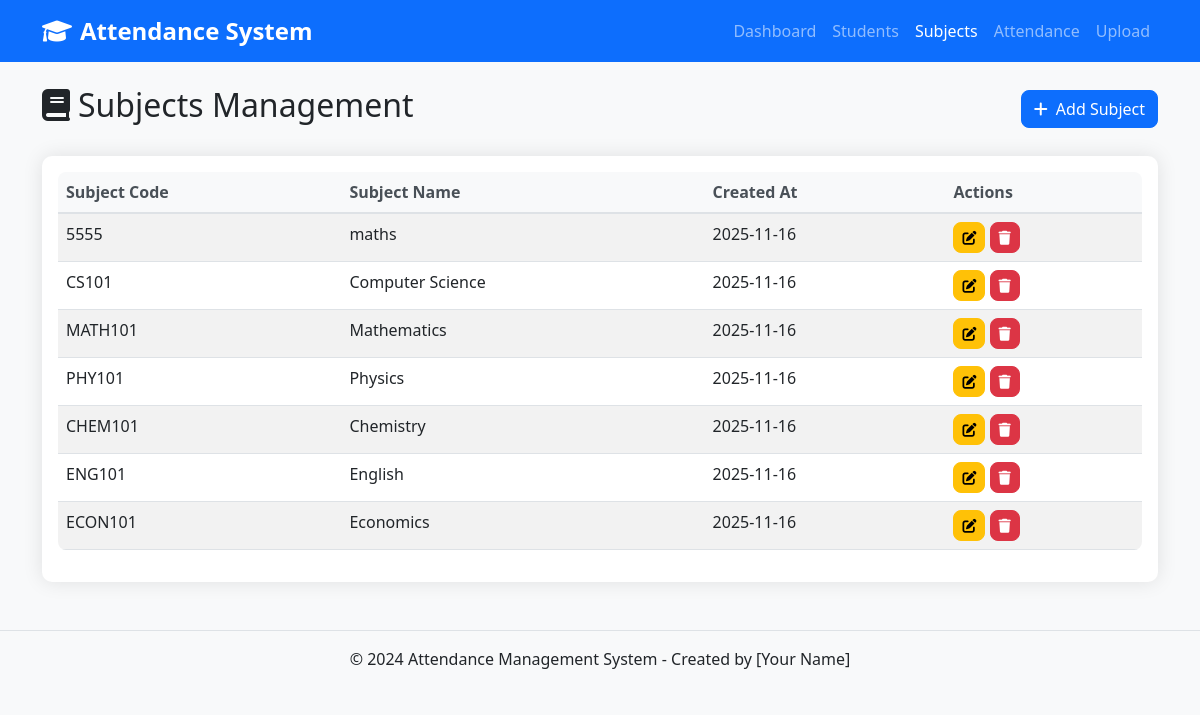
Page /subjects on the committed database.
### app.py (models this page shows, shortened)
class Subject(db.Model):
    id = db.Column(db.Integer, primary_key=True)
    code = db.Column(db.String(10), unique=True, nullable=False)
    name = db.Column(db.String(100), nullable=False)
    created_at = db.Column(db.DateTime, default=datetime.utcnow)

### app.py (the view)
@app.route('/subjects')
def subjects():
    subjects = Subject.query.all()
    return render_template('subjects.html', subjects=subjects)

### templates/subjects.html (shortened to what this page needs)
{% extends "base.html" %}
{% block content %}
<div class="row">
    <div class="col-12">
        <div class="d-flex justify-content-between align-items-center mb-4">
            <h2><i class="fas fa-book me-2"></i>Subjects Management</h2>
            <button class="btn btn-primary" data-bs-toggle="modal" data-bs-target="#subjectModal">
                <i class="fas fa-plus me-2"></i>Add Subject
            </button>
        </div>
    </div>
</div>
<div class="card">
    <div class="card-body">
        <div class="table-responsive">
            <table class="table table-striped">
                <thead>
                    <tr>
                        <th>Subject Code</th>
                        <th>Subject Name</th>
                        <th>Created At</th>
                        <th>Actions</th>
                    </tr>
                </thead>
                <tbody>
                    {% for subject in subjects %}
                    <tr>
                        <td>{{ subject.code }}</td>
                        <td>{{ subject.name }}</td>
                        <td>{{ subject.created_at.strftime('%Y-%m-%d') }}</td>
                        <td>
                            <button class="btn btn-sm btn-warning" onclick="editSubject({{ subject.id }}, '{{ subject.code }}', '{{ subject.name }}')">
                                <i class="fas fa-edit"></i>
                            </button>
                            <button class="btn btn-sm btn-danger" onclick="deleteSubject({{ subject.id }})">
                                <i class="fas fa-trash"></i>
                            </button>
                        </td>
                    </tr>
                    {% endfor %}
                </tbody>
            </table>
        </div>
    </div>
</div>
{% endblock %}

### static/css/style.css (style rules this page uses)
:root { --primary-color: #007bff; --secondary-color: #6c757d; --success-color: #28a745; --danger-color: #dc3545; --warning-color: #ffc107; --info-color: #17a2b8; }
body { background-color: #f8f9fa; font-family: 'Segoe UI', Tahoma, Geneva, Verdana, sans-serif; }
.card { border: none; border-radius: 10px; box-shadow: 0 0 20px rgba(0, 0, 0, 0.1); margin-bottom: 20px; }
.btn { border-radius: 8px; font-weight: 500; transition: all 0.3s ease; }
.table { border-radius: 8px; overflow: hidden; }
.table thead th { background-color: #f8f9fa; border-bottom: 2px solid #dee2e6; font-weight: 600; color: #495057; }
.card { animation: fadeIn 0.5s ease-out; }

### rows in the picture
Subject: code "5555", name "maths", created_at "2025-11-16"
Subject: code "CS101", name "Computer Science", created_at "2025-11-16"
Subject: code "MATH101", name "Mathematics", created_at "2025-11-16"
Subject: code "PHY101", name "Physics", created_at "2025-11-16"
Subject: code "CHEM101", name "Chemistry", created_at "2025-11-16"
Subject: code "ENG101", name "English", created_at "2025-11-16"
Subject: code "ECON101", name "Economics", created_at "2025-11-16"
